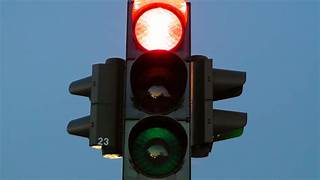
#> input picture RedlightViolation/red.jpg, 320 x 180 px
$ python test.py
#> lines starting #> are read from the running program, lines starting #| are printed output that depends on the picture; after the words box and inside, x2 and y2 are one past the last pixel; in counts of white or black regions, pixels touching at a corner belong together
import cv2
import numpy as np

frame = cv2.imread("red.jpg")
#> frame is the input picture: shape (180, 320, 3); mean B, G, R 128, 106.5, 81.6

# ROI around your traffic light (adjust!)
x, y, w, h = 120, 80, 40, 40
roi_img = frame[y:y+h, x:x+w]
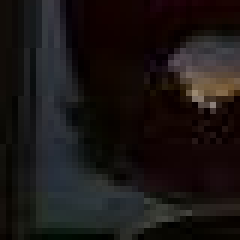
#> roi_img: shape (40, 40, 3) (shown 6 times larger); mean B, G, R 20.6, 21.7, 26.7

# Convert to HSV
hsv = cv2.cvtColor(roi_img, cv2.COLOR_BGR2HSV)
#> hsv: shape (40, 40, 3); mean H, S, V 55.1, 136.5, 29.1

# Super loose ranges for RED
lower1 = np.array([0, 10, 10])     # almost everything reddish
upper1 = np.array([15, 255, 255])
lower2 = np.array([160, 10, 10])
upper2 = np.array([180, 255, 255])

mask = cv2.inRange(hsv, lower1, upper1) | cv2.inRange(hsv, lower2, upper2)
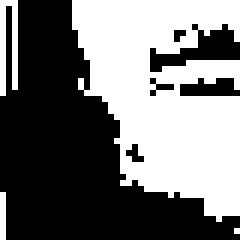
#> mask: shape (40, 40) (shown 6 times larger); 45.6% white; 4 white regions (2 under 20 px), largest, box (x1, y1, x2, y2) and area: (12, 0, 40, 37) 689, (0, 0, 3, 16) 32

# Debug display
cv2.imshow("ROI", roi_img)
cv2.imshow("HSV", hsv)
cv2.imshow("HSV Mask", mask)
cv2.waitKey(0)
cv2.destroyAllWindows()
